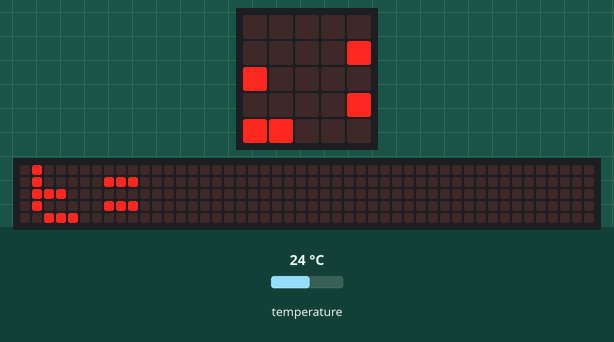
Recording of a program running on a simulated BBC micro:bit (MakeCode). Shown: the board's 5×5 LED display, a strip that is not on the board, showing the scrolling text unrolled. The inputs (shaded band) are chosen by the test bench; at power-on: temperature 24 °C. The 48×5 strip is a reading aid, not a part: it shows the text the display is scrolling, unrolled, one strip-width of it at a time.

Above: at 1.27 s.
1.3 s: temperature set to 12 °C
At 5.17 s:
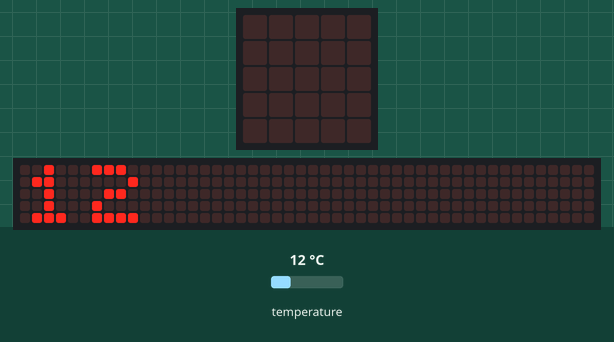
12.1 s: temperature set to 19 °C
At 14.57 s:
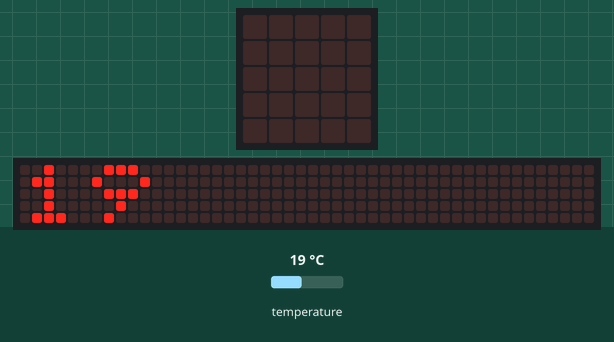
22.9 s: temperature set to 28 °C
At 28.7 s:
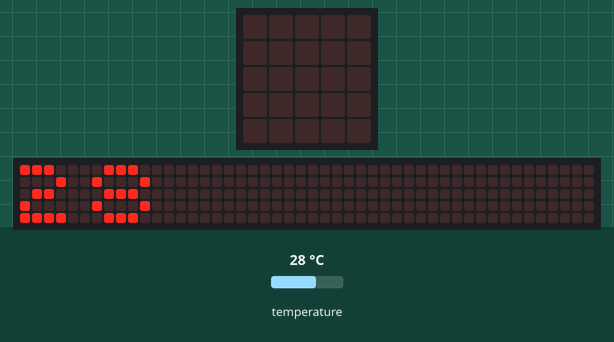

The program:

main.ts
```typescript
basic.forever(function () {

})
basic.forever(function () {
    if (true) {
        basic.clearScreen()
        basic.showString("t=")
        basic.showNumber(input.temperature())
        basic.showString("DEGRES")
    } else {
        basic.showLeds(`
            . . # . .
            . # . . .
            # # # # #
            . # . . .
            . . # . .
            `)
    }
})
```

test.ts
```typescript
// les tests vont ici ; cela ne sera pas compilé si ce paquet est utilisé en tant qu'extension.
```

Measured:
- what the display in image 1 shows lasts 0.4 s, from 5.0 s to 5.4 s
